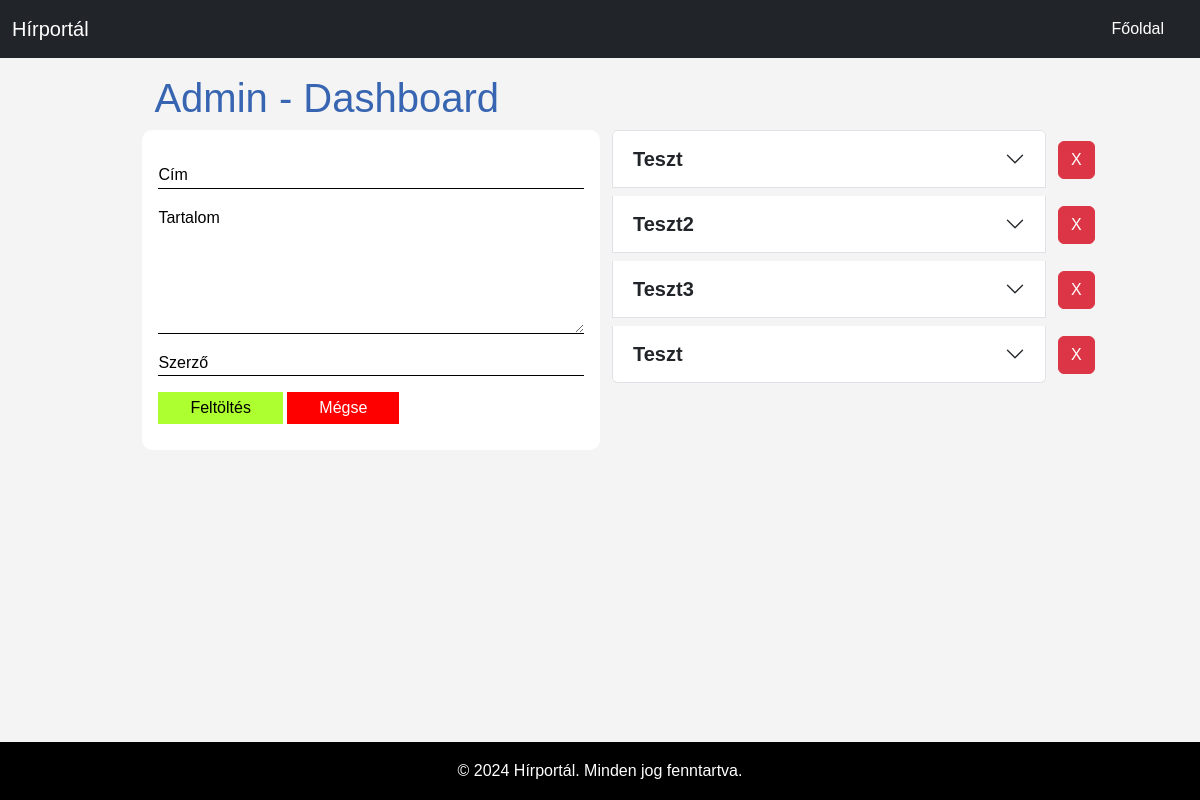
/admin, run on an earlier commit of the app's database.
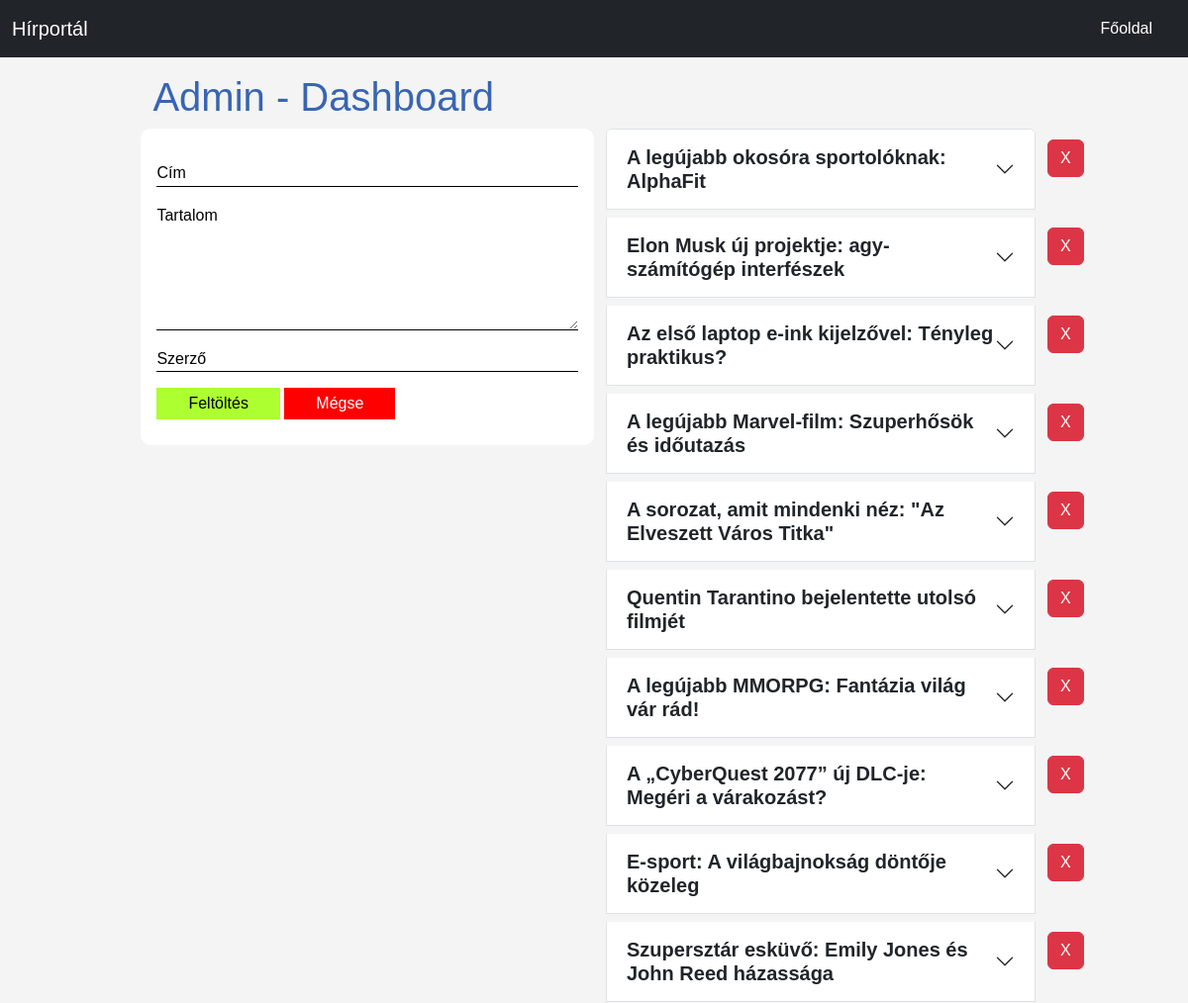
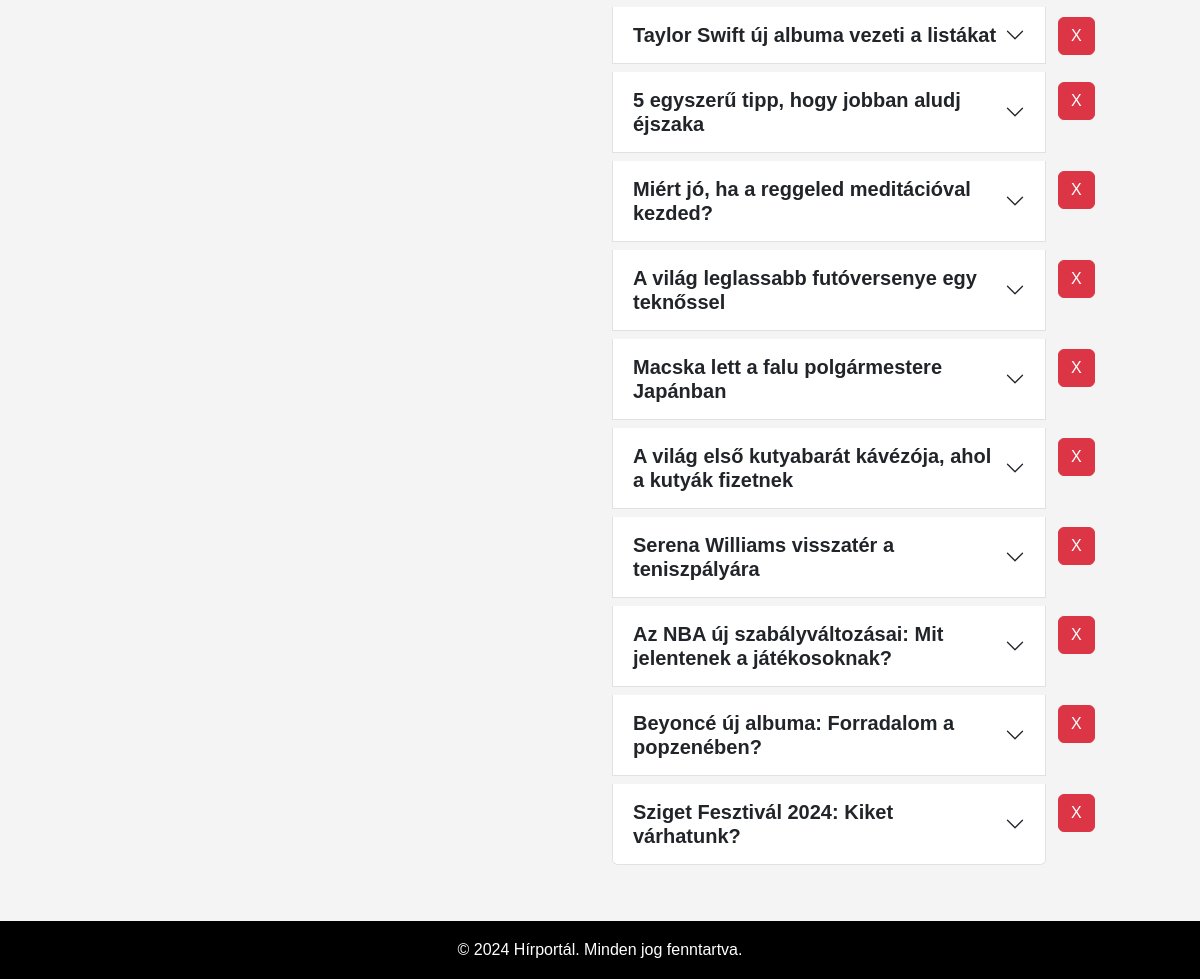
And on a later commit of the database (2 pictures, top to bottom).
### models.py (models this page shows, shortened)
class Menus(db.Model):
    id = db.Column(db.Integer,primary_key=True)
    name = db.Column(db.String(255),nullable=False)
    url = db.Column(db.String(255),nullable=False)

class News(db.Model):
    id = db.Column(db.Integer,primary_key=True)
    title = db.Column(db.String(255),nullable=False)
    content = db.Column(db.Text,nullable=False)
    author = db.Column(db.String(255),nullable=False)
    timestamp = db.Column(db.DateTime, default=datetime.now())
    category = db.Column(db.Integer ,db.ForeignKey("categories.id"))

### scripts/routes.py (the view)
@app.route('/admin')
def list_news():
    news = News.query.all()
    urls = Menus.query.all()
    return render_template('admin.html',news=news,urls=urls)

### scripts/templates/admin.html (shortened to what this page needs)
{% include 'header.html' %}
    <div class="container-fluid">
        <div class="container">
            <h1>Admin - Dashboard</h1>
        </div>
    </div>
    <div class="container-fluid">
        <div class="container">
            <div class="row">
                <div class="col-12 col-lg-6 news-col">
                    <form id="newsform" action="{{url_for('add_news')}}" method='POST'>
                        <div class="form-group">
                            <input type="text" name="title" id="title" placeholder="Cím" required>
                        </div>
                        <div class="form-group">
                            <textarea name="content" id="content" placeholder="Tartalom" cols="5" rows="5" required></textarea>
                        </div>
                        <div class="form-group">
                            <input type="text" name="author" id="author" placeholder="Szerző" required>
                        </div>
                        <div class="button-block">
                            <input type="submit" value="Feltöltés" class="standard-btn send-btn">
                            <input type="button" value="Mégse" class="standard-btn cancel-btn">
                        </div>
                    </form>
                </div>
                <div class="col-12 col-lg-6">
                    <div class="accordion" id="accordionExample">
                       {% for new in news %}
                           <div class="accordion-item">
                           <h2 class="accordion-header">
                               <button class="accordion-button collapsed" type="button" data-bs-toggle="collapse" data-bs-target="#collapse_{{new.id}}" aria-expanded="false" aria-controls="collapse_{{new.id}}">
                               <div class="news-title">{{new.title}}</div>
                               </button>
                           </h2>
                           <form action="{{url_for('remove_news')}}" method="POST">
                                <input type="submit" class="btn btn-danger" value="X">
                            </form>
                           </div>
                       {% endfor %}
                    </div>
                </div>
            </div>
        </div>
    </div>
{% include 'footer.html' %}

### scripts/templates/header.html (shortened to what this page needs)
<!DOCTYPE html>
<html lang="en">
<head>
    <link href="https://cdn.jsdelivr.net/npm/bootstrap@5.3.0/dist/css/bootstrap.min.css" rel="stylesheet">
    <link href="{{url_for('static',filename='css/style.css')}}" rel="stylesheet">
</head>
<body>
  <nav class="navbar navbar-expand-lg bg-dark">
    <div class="container-fluid">
      <a class="navbar-brand" href="/">Hírportál</a>
      <div class="collapse navbar-collapse" id="navbarNav">
        <ul class="navbar-nav ms-auto">
          {% for menu in urls %}
            {% if menu.name == "Főoldal" %}
              <li class="nav-item">
                  <a class="nav-link" href="{{menu.url}}">{{menu.name}}</a>
              </li>
            {% endif %}
          {% endfor %}
        </ul>
      </div>
    </div>
  </nav>
  <main>

### scripts/templates/footer.html (shortened to what this page needs)
</main>
<footer>
    <div class="container">
      <p>&copy; 2024 Hírportál. Minden jog fenntartva.</p>
    </div>
</footer>
</body>
</html>

### scripts/static/css/style.css (style rules this page uses)
* { box-sizing: border-box; }
.form-group { display: flex; flex-direction: column; position: relative; margin-top: 1em; }
.news-col { border-radius: 10px; padding: 1em; height: 320px; background: #fff; }
input::placeholder,textarea::placeholder { opacity: 1; color: black; }
nav { background-color: #000; }
.navbar-brand,.nav-link { color: #fff; }
.nav-link { position: relative; }
.nav-link::before { content: ""; width: 0; height: 1px; background-color: #fff; position: absolute; bottom: 8px; right: 50%; visibility: hidden; }
.nav-link::after { content: ""; width: 0; height: 1px; background-color: #fff; position: absolute; bottom: 8px; left: 50%; visibility: hidden; }
footer { background-color: #000; color: #fff; padding: 1rem 0; text-align: center; margin-top: 2rem; }
.form-group input,.form-group textarea { width: 100%; background: transparent; border: none; border-bottom: 1px solid black; }
.button-block { margin-top: 1em; }
.standard-btn { padding: .2em 2em; border: none; }
.send-btn { background-color: greenyellow; }
.cancel-btn { background-color: red; color: white; }
.news-title::first-letter { text-transform: uppercase; }
.news-title { font-weight: bold; font-size: 20px; }
.navbar-nav { margin-left: auto !important; }
* { margin: 0; padding: 0; box-sizing: border-box; }
body { font-family: Arial, sans-serif; line-height: 1.6; background-color: #f4f4f4; color: #3865b2; display: flex; flex-direction: column; min-height: 100vh; }
.container { width: 80%; margin: 0 auto; }
footer p { margin-bottom: 0; }
nav ul { display: flex; justify-content: center; list-style: none; }
nav ul li { margin: 0 1rem; }
nav ul li a { color: #fff; text-decoration: none; }
main { padding: 1em; flex-grow: 1; }
.accordion form { width: fit-content; position: absolute; right: -50px; top: 10px; z-index: 2; }
.accordion-item { position: relative; margin-bottom: .5em; }
@media (min-width: 992px) { .navbar-expand-lg .navbar-nav { flex-direction: row-reverse; } }

What changed in the data, as far as the page shows it:
removed News: title "Teszt"
removed News: title "teszt2"
removed News: title "teszt3"
removed News: title "Teszt"
added News: title "A legújabb okosóra sportolóknak: AlphaFit"
added News: title "Elon Musk új projektje: agy-számítógép interfészek"
added News: title "Az első laptop e-ink kijelzővel: Tényleg praktikus?"
added News: title "A legújabb Marvel-film: Szuperhősök és időutazás"
added News: title "A sorozat, amit mindenki néz: \"Az Elveszett Város Titka\""
added News: title "Quentin Tarantino bejelentette utolsó filmjét"
added News: title "A legújabb MMORPG: Fantázia világ vár rád!"
added News: title "A „CyberQuest 2077” új DLC-je: Megéri a várakozást?"
added News: title "E-sport: A világbajnokság döntője közeleg"
added News: title "Szupersztár esküvő: Emily Jones és John Reed házassága"
added News: title "Taylor Swift új albuma vezeti a listákat"
added News: title "5 egyszerű tipp, hogy jobban aludj éjszaka"
added News: title "Miért jó, ha a reggeled meditációval kezded?"
added News: title "A világ leglassabb futóversenye egy teknőssel"
added News: title "Macska lett a falu polgármestere Japánban"
added News: title "A világ első kutyabarát kávézója, ahol a kutyák fizetnek"
added News: title "Serena Williams visszatér a teniszpályára"
added News: title "Az NBA új szabályváltozásai: Mit jelentenek a játékosoknak?"
added News: title "Beyoncé új albuma: Forradalom a popzenében?"
added News: title "Sziget Fesztivál 2024: Kiket várhatunk?"
